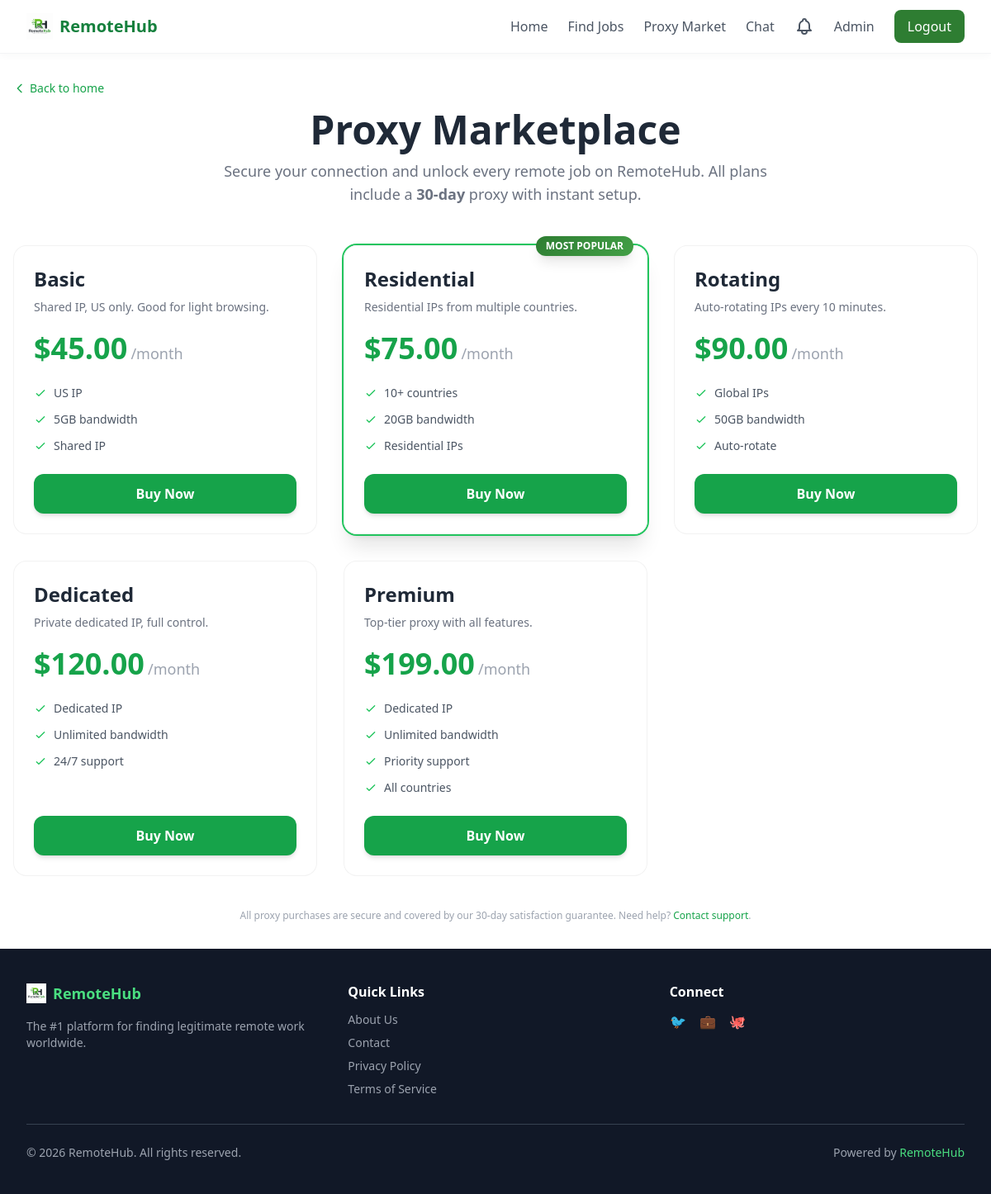
/proxy/marketplace (signed in), run on the app's committed database.
### models.py (models this page shows)
class ProxyPlan(db.Model):
    __tablename__ = 'proxy_plans'
    id = db.Column(db.Integer, primary_key=True)
    name = db.Column(db.String(100), nullable=False)
    description = db.Column(db.Text)
    price = db.Column(db.Float, nullable=False)
    duration = db.Column(db.String(50))
    features = db.Column(db.Text)
    popular = db.Column(db.Boolean, default=False)
    is_active = db.Column(db.Boolean, default=True)
    purchases = db.relationship('ProxyPurchase', backref='plan', lazy='dynamic')

### routes/proxy_routes.py (the view)
@proxy_bp.route('/marketplace')
@login_required
def marketplace():
    plans = ProxyPlan.query.filter_by(is_active=True).order_by(ProxyPlan.price).all()
    return render_template('proxy_marketplace.html', proxy_plans=plans)

### app.py (called while the page is built)
@login_manager.user_loader
def load_user(user_id):
    return db.session.get(User, int(user_id))

### templates/proxy_marketplace.html (shortened to what this page needs)
{% extends "base.html" %}
{% block content %}
<div class="max-w-7xl mx-auto px-4 py-8">
    <a href="{{ url_for('main.home') }}" class="text-green-600 hover:underline text-sm mb-4 inline-flex items-center">
        <svg class="w-4 h-4 mr-1" fill="none" stroke="currentColor" viewBox="0 0 24 24"><path stroke-linecap="round" stroke-linejoin="round" stroke-width="2" d="M15 19l-7-7 7-7"/></svg>
        Back to home
    </a>
    <div class="text-center mb-12">
        <h1 class="text-4xl md:text-5xl font-extrabold text-gray-800 mb-3">
            Proxy Marketplace
        </h1>
        <p class="text-lg text-gray-500 max-w-2xl mx-auto">
            Secure your connection and unlock every remote job on RemoteHub. All plans include a <strong>30‑day</strong> proxy with instant setup.
        </p>
    </div>
    <div class="grid gap-8 md:grid-cols-2 lg:grid-cols-3">
        {% for plan in proxy_plans %}
        <div class="plan-card glass-card rounded-2xl p-6 flex flex-col relative
                    {% if plan.popular %} ring-2 ring-green-500 shadow-xl{% endif %}">
            {% if plan.popular %}
            <span class="popular-badge text-white text-xs font-bold px-3 py-1 rounded-full absolute -top-3 right-4 shadow-lg">
                MOST POPULAR
            </span>
            {% endif %}
            <h3 class="text-2xl font-bold text-gray-800">{{ plan.name }}</h3>
            <p class="text-gray-500 text-sm mt-2">{{ plan.description }}</p>
            <div class="mt-5 mb-6">
                <span class="text-4xl font-extrabold text-green-600">${{ "%.2f"|format(plan.price) }}</span>
                <span class="text-lg text-gray-400 font-normal">/{{ plan.duration }}</span>
            </div>
            <ul class="space-y-3 text-sm text-gray-600 flex-1 mb-6">
                {% for feature in plan.features.split(',') %}
                <li class="flex items-start">
                    <span class="feature-icon text-green-500 mr-2 mt-0.5">
                        <svg class="h-4 w-4" fill="none" stroke="currentColor" viewBox="0 0 24 24"><path stroke-linecap="round" stroke-linejoin="round" stroke-width="2" d="M5 13l4 4L19 7"/></svg>
                    </span>
                    <span>{{ feature.strip() }}</span>
                </li>
                {% endfor %}
            </ul>
            <button onclick="openPaymentModal({{ plan.id }}, '{{ plan.name }}', {{ plan.price }})"
               class="w-full text-center bg-green-600 hover:bg-green-700 text-white font-semibold py-3 px-6 rounded-xl transition shadow-md hover:shadow-lg">
                Buy Now
            </button>
        </div>
        {% endfor %}
    </div>
    <p class="text-center text-xs text-gray-400 mt-10">
        All proxy purchases are secure and covered by our 30‑day satisfaction guarantee. Need help? <a href="#" class="text-green-600 hover:underline">Contact support</a>.
    </p>
</div>
{% endblock %}

### templates/base.html (style rules this page uses)
.glass-card { background: rgba(255, 255, 255, 0.85); backdrop-filter: blur(12px); -webkit-backdrop-filter: blur(12px); border: 1px solid rgba(0, 0, 0, 0.05); }

### templates/proxy_marketplace.html (style rules this page uses)
.plan-card { transition: all 0.3s ease; }
.popular-badge { background: linear-gradient(135deg, #2E7D32, #43A047); }
.feature-icon { flex-shrink: 0; }

### data on the page
ProxyPlan: name "Basic", description "Shared IP, US only. Good for light browsing.", price "45.00", duration "month", strip "US IP" "5GB bandwidth" "Shared IP"
ProxyPlan: popular "MOST POPULAR", name "Residential", description "Residential IPs from multiple countries.", price "75.00", duration "month", strip "10+ countries" "20GB bandwidth" "Residential IPs"
ProxyPlan: name "Rotating", description "Auto‑rotating IPs every 10 minutes.", price "90.00", duration "month", strip "Global IPs" "50GB bandwidth" "Auto‑rotate"
ProxyPlan: name "Dedicated", description "Private dedicated IP, full control.", price "120.00", duration "month", strip "Dedicated IP" "Unlimited bandwidth" "24/7 support"
ProxyPlan: name "Premium", description "Top‑tier proxy with all features.", price "199.00", duration "month", strip "Dedicated IP" "Unlimited bandwidth" "Priority support" "All countries"
